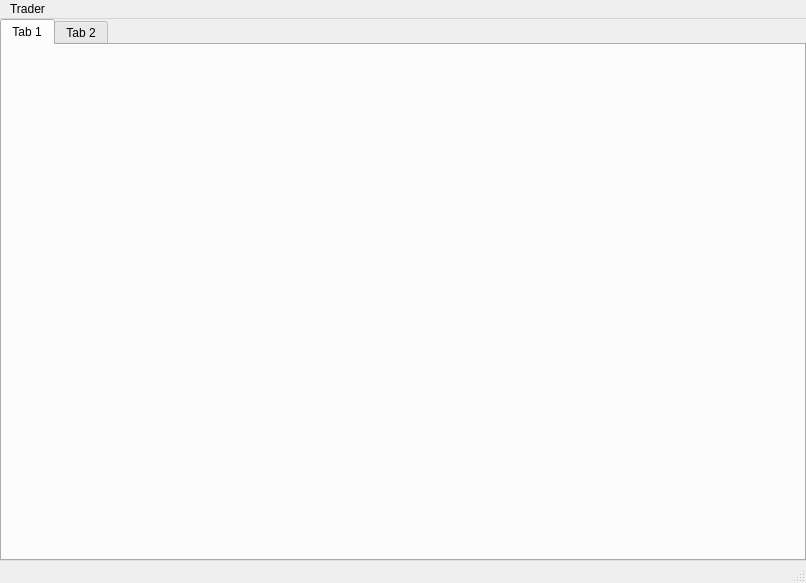
<?xml version="1.0" encoding="UTF-8"?>
<ui version="4.0">
 <class>MainWindow</class>
 <widget class="QMainWindow" name="MainWindow">
  <property name="geometry">
   <rect>
    <x>0</x>
    <y>0</y>
    <width>806</width>
    <height>583</height>
   </rect>
  </property>
  <property name="windowTitle">
   <string>MainWindow</string>
  </property>
  <widget class="QWidget" name="centralwidget">
   <property name="enabled">
    <bool>true</bool>
   </property>
   <layout class="QVBoxLayout" name="verticalLayout">
    <property name="spacing">
     <number>0</number>
    </property>
    <property name="leftMargin">
     <number>0</number>
    </property>
    <property name="topMargin">
     <number>0</number>
    </property>
    <property name="rightMargin">
     <number>0</number>
    </property>
    <property name="bottomMargin">
     <number>0</number>
    </property>
    <item>
     <widget class="QTabWidget" name="tabWidget">
      <property name="currentIndex">
       <number>0</number>
      </property>
      <widget class="QWidget" name="tab">
       <attribute name="title">
        <string>Tab 1</string>
       </attribute>
      </widget>
      <widget class="QWidget" name="tab_2">
       <attribute name="title">
        <string>Tab 2</string>
       </attribute>
      </widget>
     </widget>
    </item>
   </layout>
  </widget>
  <widget class="QMenuBar" name="menubar">
   <property name="geometry">
    <rect>
     <x>0</x>
     <y>0</y>
     <width>806</width>
     <height>21</height>
    </rect>
   </property>
   <widget class="QMenu" name="menuTrader">
    <property name="title">
     <string>Trader</string>
    </property>
    <addaction name="actionAdd_trader"/>
   </widget>
   <addaction name="menuTrader"/>
  </widget>
  <widget class="QStatusBar" name="statusbar"/>
  <action name="actionAdd_trader">
   <property name="text">
    <string>Add trader</string>
   </property>
  </action>
 </widget>
 <resources/>
 <connections/>
</ui>
